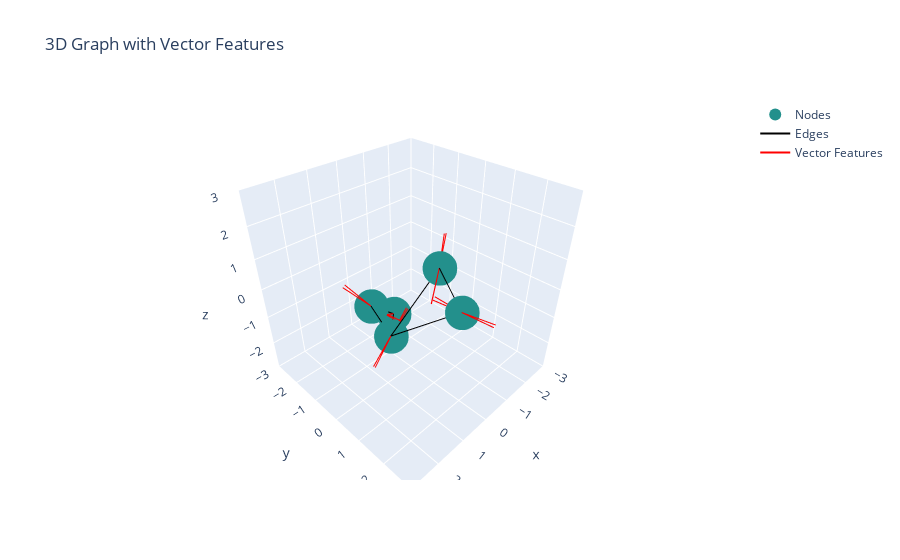

Here is the notebook cell this chart was saved with:
### Code cell
fig = plot_graph(graph)

# Draw the vector node features.
vector_node_features = node_features.filter("1o")
# This is just a fancy reshape.
vector_node_features = vector_node_features.mul_to_axis()

for index, (position, vectors) in enumerate(zip(positions, vector_node_features)):
    for vector_index, vector in enumerate(vectors):
        scaled_vector = (vector / jnp.linalg.norm(vector.array)).array
        fig.add_trace(
            go.Scatter3d(
                x=[position[0], position[0] + scaled_vector[0]],
                y=[position[1], position[1] + scaled_vector[1]],
                z=[position[2], position[2] + scaled_vector[2]],
                mode="lines",
                line=dict(color="red"),
                showlegend=(vector_index == 0 and index == 0),
                name="Vector Features",
            )
        )

fig.update_layout(title="3D Graph with Vector Features")
fig.show()

### Figure 1 — Plotly figure (JSON) as saved in the notebook; plotly's stock layout.template omitted (floating-point values rounded to 4 significant figures)
{"data": [{"marker": {"color": [0, 0, 0, 0, 0], "colorscale": [[0, "#440154"], [0.1111, "#482878"], [0.2222, "#3e4989"], [0.3333, "#31688e"], [0.4444, "#26828e"], [0.5556, "#1f9e89"], [0.6667, "#35b779"], [0.7778, "#6ece58"], [0.8889, "#b5de2b"], [1, "#fde725"]], "size": 12}, "mode": "markers", "name": "Nodes", "type": "scatter3d", "x": [0.08483, 1.121, 0.6481, -0.4539, -0.3279], "y": [1.91, 0.3343, -1.035, 0.6298, -1.123], "z": [0.2956, -0.8261, -0.7825, 0.8152, -1.661]}, {"line": {"color": "black"}, "mode": "lines", "name": "Edges", "showlegend": true, "type": "scatter3d", "x": [0.08483, 0.08483], "y": [1.91, 1.91], "z": [0.2956, 0.2956]}, {"line": {"color": "black"}, "mode": "lines", "name": "Edges", "showlegend": false, "type": "scatter3d", "x": [0.08483, 1.121], "y": [1.91, 0.3343], "z": [0.2956, -0.8261]}, {"line": {"color": "black"}, "mode": "lines", "name": "Edges", "showlegend": false, "type": "scatter3d", "x": [0.08483, -0.4539], "y": [1.91, 0.6298], "z": [0.2956, 0.8152]}, {"line": {"color": "black"}, "mode": "lines", "name": "Edges", "showlegend": false, "type": "scatter3d", "x": [1.121, 0.08483], "y": [0.3343, 1.91], "z": [-0.8261, 0.2956]}, {"line": {"color": "black"}, "mode": "lines", "name": "Edges", "showlegend": false, "type": "scatter3d", "x": [1.121, 1.121], "y": [0.3343, 0.3343], "z": [-0.8261, -0.8261]}, {"line": {"color": "black"}, "mode": "lines", "name": "Edges", "showlegend": false, "type": "scatter3d", "x": [1.121, 0.6481], "y": [0.3343, -1.035], "z": [-0.8261, -0.7825]}, {"line": {"color": "black"}, "mode": "lines", "name": "Edges", "showlegend": false, "type": "scatter3d", "x": [1.121, -0.4539], "y": [0.3343, 0.6298], "z": [-0.8261, 0.8152]}, {"line": {"color": "black"}, "mode": "lines", "name": "Edges", "showlegend": false, "type": "scatter3d", "x": [1.121, -0.3279], "y": [0.3343, -1.123], "z": [-0.8261, -1.661]}, {"line": {"color": "black"}, "mode": "lines", "name": "Edges", "showlegend": false, "type": "scatter3d", "x": [0.6481, 1.121], "y": [-1.035, 0.3343], "z": [-0.7825, -0.8261]}, {"line": {"color": "black"}, "mode": "lines", "name": "Edges", "showlegend": false, "type": "scatter3d", "x": [0.6481, 0.6481], "y": [-1.035, -1.035], "z": [-0.7825, -0.7825]}, {"line": {"color": "black"}, "mode": "lines", "name": "Edges", "showlegend": false, "type": "scatter3d", "x": [0.6481, -0.3279], "y": [-1.035, -1.123], "z": [-0.7825, -1.661]}, {"line": {"color": "black"}, "mode": "lines", "name": "Edges", "showlegend": false, "type": "scatter3d", "x": [-0.4539, 0.08483], "y": [0.6298, 1.91], "z": [0.8152, 0.2956]}, {"line": {"color": "black"}, "mode": "lines", "name": "Edges", "showlegend": false, "type": "scatter3d", "x": [-0.4539, 1.121], "y": [0.6298, 0.3343], "z": [0.8152, -0.8261]}, {"line": {"color": "black"}, "mode": "lines", "name": "Edges", "showlegend": false, "type": "scatter3d", "x": [-0.4539, -0.4539], "y": [0.6298, 0.6298], "z": [0.8152, 0.8152]}, {"line": {"color": "black"}, "mode": "lines", "name": "Edges", "showlegend": false, "type": "scatter3d", "x": [-0.3279, 1.121], "y": [-1.123, 0.3343], "z": [-1.661, -0.8261]}, {"line": {"color": "black"}, "mode": "lines", "name": "Edges", "showlegend": false, "type": "scatter3d", "x": [-0.3279, 0.6481], "y": [-1.123, -1.035], "z": [-1.661, -0.7825]}, {"line": {"color": "black"}, "mode": "lines", "name": "Edges", "showlegend": false, "type": "scatter3d", "x": [-0.3279, -0.3279], "y": [-1.123, -1.123], "z": [-1.661, -1.661]}, {"line": {"color": "red"}, "mode": "lines", "name": "Vector Features", "showlegend": true, "type": "scatter3d", "x": [0.08483, 0.006233], "y": [1.91, 2.899], "z": [0.2956, 0.4166]}, {"line": {"color": "red"}, "mode": "lines", "name": "Vector Features", "showlegend": false, "type": "scatter3d", "x": [0.08483, 0.08556], "y": [1.91, 0.9179], "z": [0.2956, 0.1686]}, {"line": {"color": "red"}, "mode": "lines", "name": "Vector Features", "showlegend": false, "type": "scatter3d", "x": [0.08483, 0.005921], "y": [1.91, 0.9146], "z": [0.2956, 0.2363]}, {"line": {"color": "red"}, "mode": "lines", "name": "Vector Features", "showlegend": false, "type": "scatter3d", "x": [0.08483, 0.08208], "y": [1.91, 2.906], "z": [0.2956, 0.3804]}, {"line": {"color": "red"}, "mode": "lines", "name": "Vector Features", "showlegend": false, "type": "scatter3d", "x": [1.121, 1.995], "y": [0.3343, 0.6547], "z": [-0.8261, -1.192]}, {"line": {"color": "red"}, "mode": "lines", "name": "Vector Features", "showlegend": false, "type": "scatter3d", "x": [1.121, 0.2266], "y": [0.3343, 0.04231], "z": [-0.8261, -0.4871]}, {"line": {"color": "red"}, "mode": "lines", "name": "Vector Features", "showlegend": false, "type": "scatter3d", "x": [1.121, 0.2062], "y": [0.3343, 0.08257], "z": [-0.8261, -0.51]}, {"line": {"color": "red"}, "mode": "lines", "name": "Vector Features", "showlegend": false, "type": "scatter3d", "x": [1.121, 2.018], "y": [0.3343, 0.6148], "z": [-0.8261, -1.168]}, {"line": {"color": "red"}, "mode": "lines", "name": "Vector Features", "showlegend": false, "type": "scatter3d", "x": [0.6481, 0.9747], "y": [-1.035, -1.806], "z": [-0.7825, -0.2347]}, {"line": {"color": "red"}, "mode": "lines", "name": "Vector Features", "showlegend": false, "type": "scatter3d", "x": [0.6481, 0.2078], "y": [-1.035, -0.2498], "z": [-0.7825, -1.217]}, {"line": {"color": "red"}, "mode": "lines", "name": "Vector Features", "showlegend": false, "type": "scatter3d", "x": [0.6481, 0.07961], "y": [-1.035, -0.3897], "z": [-0.7825, -1.292]}, {"line": {"color": "red"}, "mode": "lines", "name": "Vector Features", "showlegend": false, "type": "scatter3d", "x": [0.6481, 1.093], "y": [-1.035, -1.751], "z": [-0.7825, -0.2444]}, {"line": {"color": "red"}, "mode": "lines", "name": "Vector Features", "showlegend": false, "type": "scatter3d", "x": [-0.4539, -1.086], "y": [0.6298, 0.2123], "z": [0.8152, 1.468]}, {"line": {"color": "red"}, "mode": "lines", "name": "Vector Features", "showlegend": false, "type": "scatter3d", "x": [-0.4539, 0.1581], "y": [0.6298, 0.9228], "z": [0.8152, 0.0807]}, {"line": {"color": "red"}, "mode": "lines", "name": "Vector Features", "showlegend": false, "type": "scatter3d", "x": [-0.4539, 0.156], "y": [0.6298, 0.93], "z": [0.8152, 0.0819]}, {"line": {"color": "red"}, "mode": "lines", "name": "Vector Features", "showlegend": false, "type": "scatter3d", "x": [-0.4539, -1.085], "y": [0.6298, 0.2821], "z": [0.8152, 1.509]}, {"line": {"color": "red"}, "mode": "lines", "name": "Vector Features", "showlegend": false, "type": "scatter3d", "x": [-0.3279, -1.058], "y": [-1.123, -1.518], "z": [-1.661, -2.219]}, {"line": {"color": "red"}, "mode": "lines", "name": "Vector Features", "showlegend": false, "type": "scatter3d", "x": [-0.3279, 0.3123], "y": [-1.123, -0.647], "z": [-1.661, -1.058]}, {"line": {"color": "red"}, "mode": "lines", "name": "Vector Features", "showlegend": false, "type": "scatter3d", "x": [-0.3279, 0.2783], "y": [-1.123, -0.5996], "z": [-1.661, -1.062]}, {"line": {"color": "red"}, "mode": "lines", "name": "Vector Features", "showlegend": false, "type": "scatter3d", "x": [-0.3279, -1.011], "y": [-1.123, -1.579], "z": [-1.661, -2.232]}], "layout": {"scene": {"aspectmode": "cube", "xaxis": {"range": [-3, 3], "title": {"text": "x"}}, "yaxis": {"range": [-3, 3], "title": {"text": "y"}}, "zaxis": {"range": [-3, 3], "title": {"text": "z"}}}, "title": {"text": "3D Graph with Vector Features"}}}
